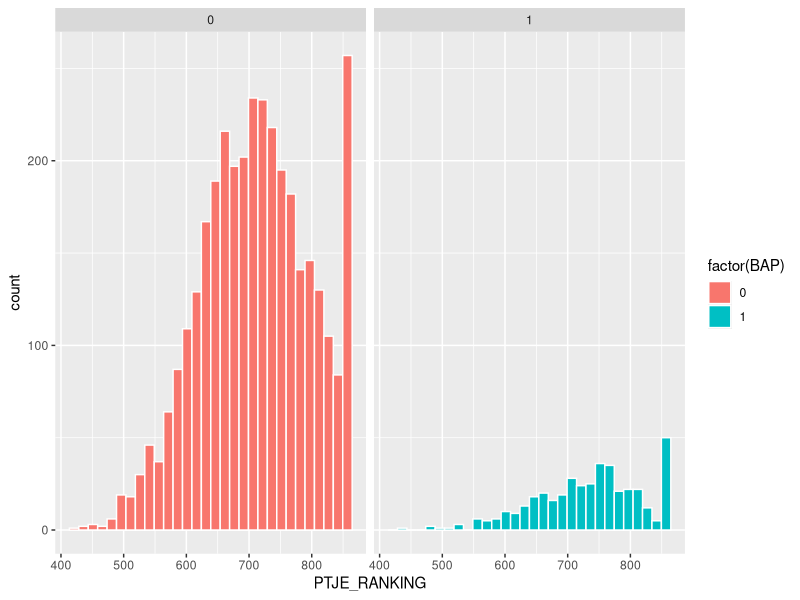
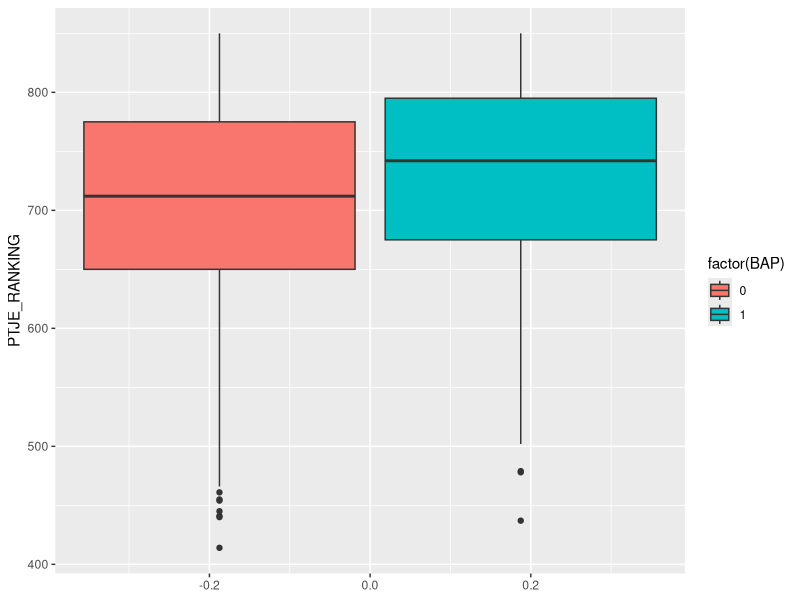
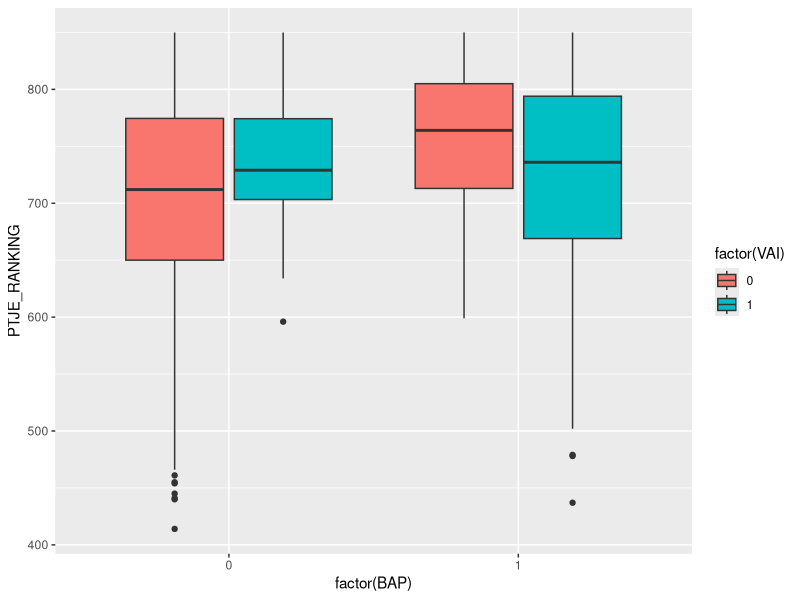
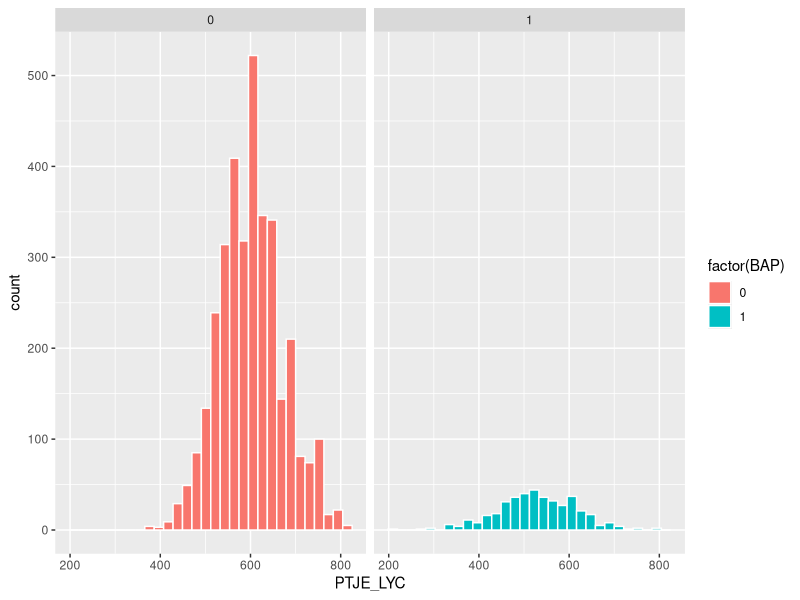
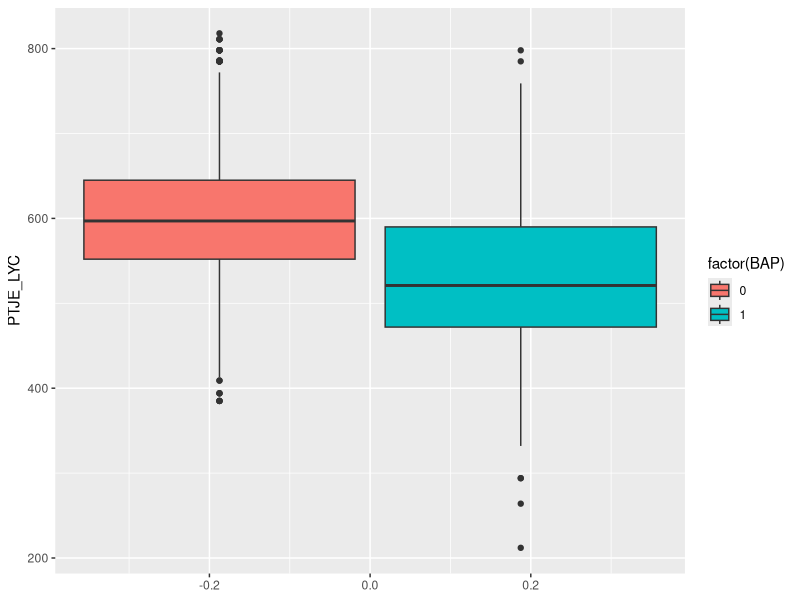
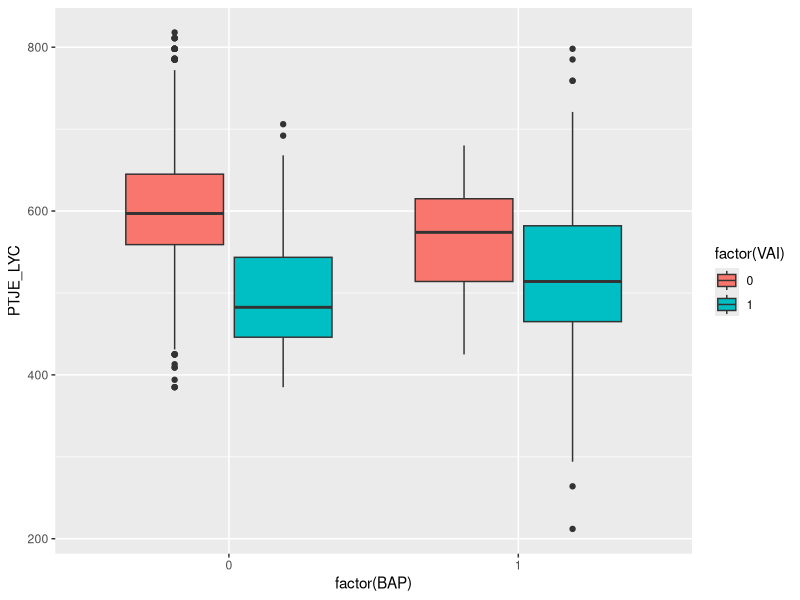
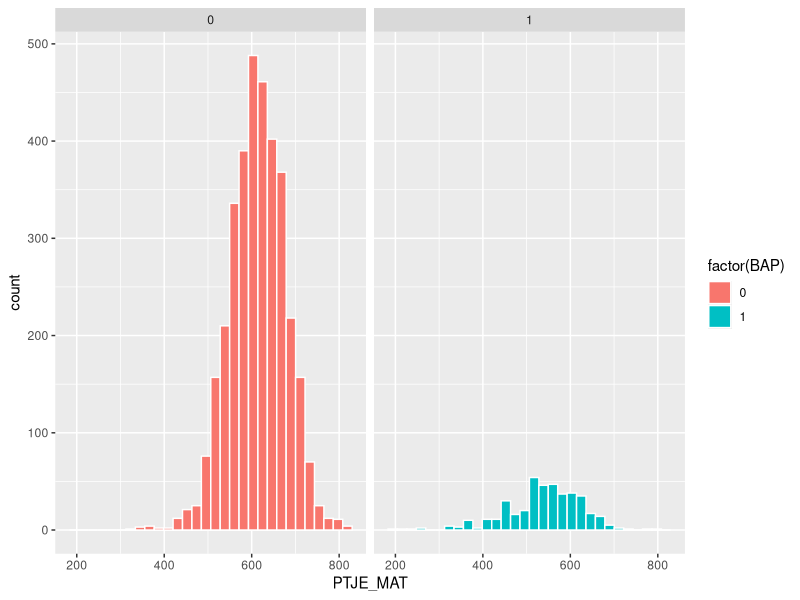
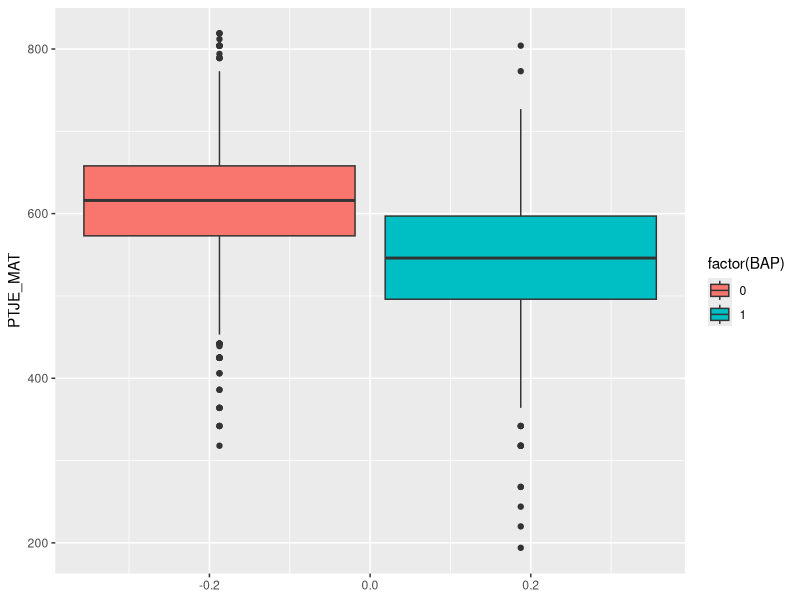

These charts were generated, in order, by the following R code:
library(readxl)
library(dplyr)
library(ggplot2)
library(skimr)

data = read_xls("Exam2023.xls")
View(data)



# Estudiantes bajo innovación -> BAP = 1
# Estudiantes bajo status quo -> BAP = 0



# ANÁLISIS EXPLORATORIO ---------------------------------------------------

#### 1. Puntajes ranking y PSU ####

data %>% 
  select(PTJE_RANKING, PTJE_LYC, PTJE_MAT) %>% 
  skim()

###########-

### Histograma ptje ranking ###
data %>% 
  ggplot(aes(PTJE_RANKING, fill = factor(BAP))) +
  geom_histogram(color = "white", position = "dodge") +
  facet_wrap(~BAP) 
# Se observa una mayor cantidad de estudiantes bajo status quo

data %>% 
  group_by(BAP) %>% summarise(freq = n(), freq.rel = freq/nrow(data))
# 89.4% bajo status quo
# 10.6% bajo innovacion
#
# Se debe tener en consideración la gran diferencia que hay entre la cantidad
# de estudiantes bajo innovación y status quo

### Box-plot ptje ranking ###
data %>% 
  ggplot(aes(y=PTJE_RANKING, fill = factor(BAP))) +
  geom_boxplot()
# Estudiantes bajo innovación parecen tener puntajes ranking más altos (recordar 
# la diferencia entre las cantidades)

data %>% 
  ggplot(aes(x = factor(BAP), y = PTJE_RANKING, fill = factor(VAI))) +
  geom_boxplot()
# De los estudiantes bajo innovacion, los que ingresan mediante vía regular tienden
# a tener puntajes más altos que los que ingresan mediante vía inclusiva. Caso contario
# del los estudiantes bajo status quo.

###########-

### Histograma PSU lenguaje ###
data %>% 
  ggplot(aes(PTJE_LYC, fill = factor(BAP))) +
  geom_histogram(color = "white", position = "dodge") +
  facet_wrap(~BAP)

### Box-plot PSU lenguaje ###
data %>% 
  ggplot(aes(y=PTJE_LYC, fill = factor(BAP))) +
  geom_boxplot()
# Estudiantes bajo status quo parecen tener puntajes más altos (recordar la diferencia
# entre las cantidades)

data %>% 
  ggplot(aes(x = factor(BAP), y = PTJE_LYC, fill = factor(VAI))) +
  geom_boxplot()
# Tanto en estudiantes bajo innovación como en status quo, los que ingresan mediante
# via regular tienden a tener puntajes más altos

###########-

### Histograma PSU matematicas ###
data %>% 
  ggplot(aes(PTJE_MAT, fill = factor(BAP))) +
  geom_histogram(color = "white", position = "dodge") +
  facet_wrap(~BAP)

### Box-plot PSU matematicas ###
data %>% 
  ggplot(aes(y=PTJE_MAT, fill = factor(BAP))) +
  geom_boxplot()
# Estudiantes bajo status parecen tener puntajes más altos (recordar la diferencia
# entre las cantidades)

data %>% 
  ggplot(aes(x = factor(BAP), y = PTJE_MAT, fill = factor(VAI))) +
  geom_boxplot()
# Tanto en estudiantes bajo innovación como status quo, los que ingresan mediante
# via regular tienden a tener puntajes más altos

###########-

### Box plot puntajes para el total de estudiantes ###
aux1 = data %>% transmute(Puntaje = PTJE_RANKING, Tipo = "Ptje. Ranking")
aux2 = data %>% transmute(Puntaje = PTJE_LYC, Tipo = "PSU Lenguaje")
aux3 = data %>% transmute(Puntaje = PTJE_MAT, Tipo = "PSU Matematicas")

rbind(aux1, aux2, aux3) %>% 
  ggplot(aes(Tipo, Puntaje, fill = Tipo)) + 
  geom_boxplot() 



#### 2. Promedios primer y segundo semestre #####

data %>% 
  select(Prom__20161, Prom__20162) %>% 
  skim()

View(data %>% filter(is.na(Prom__20161)))
View(data %>% filter(is.na(Prom__20162)))


# Existen 161 NA's para los promedios del primer semestre, de los cuales 17 son
# estudiantes BAP, no obstante, no otorgan ninguna información. Incluso, si fuesen 
# estudiantes que entran en segundo semestre no aportan ninguna información sobre 
# el impacto del programa.
#
# Existen 495 NA para los promedios del segundo semestre, de los cuales 80 no 
# tienen informacion sobre su promedio del primer semestre. Es decir, estos 
# estudiantes no aportan ninguna información al impacto del tratamiento.
# Luego, el resto de NA's se puede explicar por lo siguiente:
#   - Se fueron de la carrera
#   - No siguieron en el programa de innovacion
#
# Existen además 80 estudiantes que no entregan información para ambos semestres



#### Análisis 1° semestre ####

# Dado lo anterior, no se considerarán a los 161 estudiantes que no aportan información
# sobre el impacto del tratamiento

data2 = data %>% 
  filter(!is.na(Prom__20161)) # nueva data sin los 161 estudiantes

data2 %>% select(Prom__20161, Prom__20162) %>% skim()

data2 %>% group_by(BAP) %>% summarise(freq = n(), freq.rel = n()/nrow(data2))
# se mantienen las tasas de estudiantes BAP


### Histograma promedios primer semestre ###
data2 %>% 
  ggplot(aes(Prom__20161, fill = factor(BAP))) +
  geom_histogram(color = "white", position = "dodge") +
  facet_wrap(~BAP)
# Existe una cantidad no menor de estudiantes con promedio bajo 4

data2 %>% filter(Prom__20161 < 4) %>% count() # 637 siendo específicos


### Box-plot promedios primer semestre ###
data2 %>% 
  ggplot(aes(y=Prom__20161, fill = factor(BAP))) +
  geom_boxplot()
# Estudiantes bajo innovación tienden a tener promedio más bajo en el primer semestre

data2 %>% 
  ggplot(aes(x = factor(BAP), y = Prom__20161, fill = factor(VAI))) +
  geom_boxplot()
# De los estudiantes BAP, los que ingresaron mediante via regular mantienen una 
# distribución similar pero menos dispersa en comparacion a los que ingresaron 
# mediante via inclusiva.
#
# De los estudiantes bajo status quo, se puede nota una gran diferencia en los 
# promedios entre los que ingresaron mediante via regular e inclusiva, teniendo
# el primero puntajes superiores.
#
# Es importante mencionar que los estudiantes VAI bajo innovacion resultan tener
# promedios superiores a los estudiantes VAI bajo status quo
# 
data2 %>% filter(BAP == 1) %>% select(Prom__20161) %>%
  summarise(freq = n(),
            min = min(Prom__20161), 
            C1 = quantile(Prom__20161, 0.25),
            C2 = quantile(Prom__20161, 0.5),
            C3 = quantile(Prom__20161, 0.75),
            max = max(Prom__20161))
data2 %>% filter(BAP == 0) %>% select(Prom__20161) %>% 
  summarise(freq = n(),
            min = min(Prom__20161), 
            C1 = quantile(Prom__20161, 0.25),
            C2 = quantile(Prom__20161, 0.5),
            C3 = quantile(Prom__20161, 0.75),
            max = max(Prom__20161))


## Es de interés determinar una variable respuesta para este análisis ##
#
# Para ello veremos si existe alguna relación entre los promedios y la tasa
# de aprobación de cursos, pues una propuesta puede llegar a ser el éxito
# de aprobación en el semestre.

data2 %>% 
  ggplot(aes(Tasa_aprob_20161, Prom__20161)) +
  geom_point(aes(colour = factor(BAP)))
# Vemos que todos quienes aprueban la totalidad de sus cursos logran un promedio
# superior a 4, pero aquello no implica necesariamente aprobar todos los cursos.



###########-


### Analisis asistencia a tutorias ###

data2 %>% select(Tut_20161) %>% skim() 
# Se obervan 3311 estudiantes que no asistieron a las tutorias o que no fueron
# parte de ella (corresponden a los NA's)

data2 %>% filter(BAP == 0) %>% count() # se confirma que no fueron parte del programa


### Estudiaremos la correlación entre el promedio y la asistencia ###

data2 %>% filter(BAP == 1) %>% 
  ggplot(aes(Tut_20161, Prom__20161)) +
  geom_point()
# Se puede observar un leve patrón de crecimiento en el promedio a medida que 
# aumenta la cantidad de tutorias. Sin embargo, tambien se puede ver una 
# heterocedasticidad a lo largo del gráfico.

data2 %>% filter(BAP == 1) %>% select(Tut_20161, Prom__20161) %>% cor()


## Tabla resumen sobre el efecto de las tutorias sobre el promedio ##
tabla1 = data2 %>% filter(BAP == 1) %>% group_by(Tut_20161) %>% 
  summarise(min = min(Prom__20161),
            median = median(Prom__20161),
            mean = mean(Prom__20161),
            max = max(Prom__20161),
            freq = n())
View(tabla1)


## Análisis sólo a estudiantes intervenidos ##
data2 %>% filter(BAP == 1, Tut_20161 >= 10) %>% 
  ggplot(aes(Tut_20161, Prom__20161)) +
  geom_point()
# No se puede observar una tendencia clara entre ambas variables
data2 %>% filter(BAP == 1, Tut_20161 >= 10) %>% 
  select(Tut_20161, Prom__20161) %>% cor()



#### Análisis 2° semestre ####

# No se considerarán los estudiantes que no poseen informacion tanto del promedio
# del primer y segundo semestre

aux4 = data %>% filter(is.na(Prom__20161), is.na(Prom__20162))

data3 = setdiff(data, aux4)

data3 %>% group_by(BAP) %>% summarise(freq = n(), freq.rel = n()/nrow(data3))
# se mantienen las tasas

### Histograma promedios segundo semestre ###
data3 %>% 
  ggplot(aes(Prom__20162, fill = factor(BAP))) +
  geom_histogram(color = "white", position = "dodge") +
  facet_wrap(~BAP)

### Box-plot promedios segundo semestre ###
data3 %>% 
  ggplot(aes(y=Prom__20162, fill = factor(BAP))) +
  geom_boxplot()


data3 %>% 
  ggplot(aes(x = factor(BAP), y = Prom__20162, fill = factor(VAI))) +
  geom_boxplot()


data3 %>% 
  ggplot(aes(Tasa_aprob_20162, Prom__20162)) +
  geom_point(aes(colour = factor(BAP)))


### Analisis asistencia a tutorias ###

data3 %>% select(Tut_20162) %>% skim() 
# Se obervan 3392 estudiantes que no asistieron a las tutorias o que no fueron
# parte de ella (corresponden a los NA's)

data3 %>% filter(BAP == 0) %>% count() 


### Estudiaremos la correlación entre el promedio y la asistencia ###

data3 %>% filter(BAP == 1) %>% 
  ggplot(aes(Tut_20162, Prom__20162)) +
  geom_point()
# Se puede observar un leve patrón de crecimiento en el promedio a medida que 
# aumenta la cantidad de tutorias. Sin embargo, tambien se puede ver una 
# heterocedasticidad a lo largo del gráfico.

data3 %>% filter(BAP == 1) %>% select(Tut_20162, Prom__20162) %>% cor()




#### 3. Correlación puntajes psu y promedios acumulados ####

data2 %>% 
  filter(!is.na(PTJE_MAT), !is.na(PTJE_LYC), !is.na(PTJE_RANKING)) %>% 
  select(Prom__20161, PTJE_MAT, PTJE_LYC, PTJE_RANKING) %>% 
  GGally::ggpairs()








